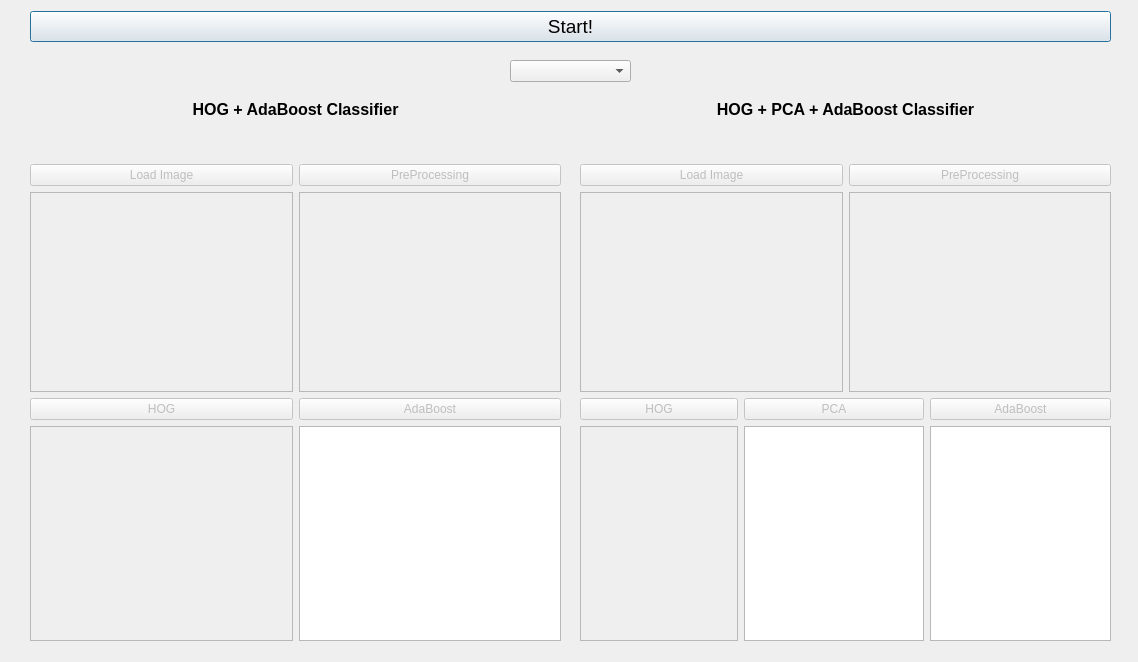
<?xml version="1.0" encoding="UTF-8"?>
<ui version="4.0">
 <class>Dialog</class>
 <widget class="QDialog" name="Dialog">
  <property name="geometry">
   <rect>
    <x>0</x>
    <y>0</y>
    <width>1138</width>
    <height>662</height>
   </rect>
  </property>
  <property name="sizePolicy">
   <sizepolicy hsizetype="Expanding" vsizetype="Expanding">
    <horstretch>0</horstretch>
    <verstretch>0</verstretch>
   </sizepolicy>
  </property>
  <property name="maximumSize">
   <size>
    <width>1205</width>
    <height>921</height>
   </size>
  </property>
  <property name="windowTitle">
   <string>Dialog</string>
  </property>
  <widget class="QWidget" name="verticalLayoutWidget_2">
   <property name="geometry">
    <rect>
     <x>30</x>
     <y>10</y>
     <width>1081</width>
     <height>33</height>
    </rect>
   </property>
   <layout class="QVBoxLayout" name="trainLayout">
    <item>
     <widget class="QPushButton" name="trainButton">
      <property name="font">
       <font>
        <pointsize>14</pointsize>
       </font>
      </property>
      <property name="text">
       <string>Start!</string>
      </property>
     </widget>
    </item>
   </layout>
  </widget>
  <widget class="QWidget" name="verticalLayoutWidget_9">
   <property name="geometry">
    <rect>
     <x>580</x>
     <y>100</y>
     <width>531</width>
     <height>541</height>
    </rect>
   </property>
   <layout class="QVBoxLayout" name="HOG_PCA_AdaBoost__Classifier_Label">
    <item>
     <widget class="QLabel" name="judul_hogpcaAdaBoost">
      <property name="font">
       <font>
        <pointsize>12</pointsize>
        <weight>75</weight>
        <bold>true</bold>
       </font>
      </property>
      <property name="text">
       <string>HOG + PCA + AdaBoost Classifier</string>
      </property>
      <property name="alignment">
       <set>Qt::AlignCenter</set>
      </property>
     </widget>
    </item>
    <item>
     <widget class="QLabel" name="param_hogpcaAdaBoost">
      <property name="font">
       <font>
        <pointsize>8</pointsize>
        <weight>75</weight>
        <bold>true</bold>
       </font>
      </property>
      <property name="text">
       <string/>
      </property>
      <property name="alignment">
       <set>Qt::AlignCenter</set>
      </property>
     </widget>
    </item>
    <item>
     <widget class="QLabel" name="hasil_hogpcaAdaBoost">
      <property name="font">
       <font>
        <weight>75</weight>
        <italic>false</italic>
        <bold>true</bold>
       </font>
      </property>
      <property name="text">
       <string/>
      </property>
      <property name="alignment">
       <set>Qt::AlignCenter</set>
      </property>
     </widget>
    </item>
    <item>
     <layout class="QGridLayout" name="gridLayout_3">
      <item row="2" column="0">
       <widget class="QLabel" name="hogView_hogpcaAdaBoost">
        <property name="sizePolicy">
         <sizepolicy hsizetype="Expanding" vsizetype="Expanding">
          <horstretch>0</horstretch>
          <verstretch>0</verstretch>
         </sizepolicy>
        </property>
        <property name="minimumSize">
         <size>
          <width>158</width>
          <height>0</height>
         </size>
        </property>
        <property name="maximumSize">
         <size>
          <width>16777215</width>
          <height>16777215</height>
         </size>
        </property>
        <property name="layoutDirection">
         <enum>Qt::LeftToRight</enum>
        </property>
        <property name="autoFillBackground">
         <bool>true</bool>
        </property>
        <property name="frameShape">
         <enum>QFrame::StyledPanel</enum>
        </property>
        <property name="frameShadow">
         <enum>QFrame::Sunken</enum>
        </property>
        <property name="text">
         <string/>
        </property>
        <property name="alignment">
         <set>Qt::AlignCenter</set>
        </property>
       </widget>
      </item>
      <item row="1" column="1">
       <widget class="QPushButton" name="pcaButton_hogpcaAdaBoost">
        <property name="enabled">
         <bool>false</bool>
        </property>
        <property name="text">
         <string>PCA</string>
        </property>
       </widget>
      </item>
      <item row="2" column="2">
       <widget class="QListWidget" name="faceClassList_hogpcaAdaBoost">
        <property name="minimumSize">
         <size>
          <width>158</width>
          <height>0</height>
         </size>
        </property>
        <property name="layoutDirection">
         <enum>Qt::LeftToRight</enum>
        </property>
       </widget>
      </item>
      <item row="2" column="1">
       <widget class="QListWidget" name="pcaViewList_hogpcaAdaBoost">
        <property name="sizePolicy">
         <sizepolicy hsizetype="Expanding" vsizetype="Expanding">
          <horstretch>0</horstretch>
          <verstretch>0</verstretch>
         </sizepolicy>
        </property>
        <property name="minimumSize">
         <size>
          <width>158</width>
          <height>0</height>
         </size>
        </property>
        <property name="layoutDirection">
         <enum>Qt::LeftToRight</enum>
        </property>
        <property name="autoFillBackground">
         <bool>true</bool>
        </property>
        <property name="frameShape">
         <enum>QFrame::StyledPanel</enum>
        </property>
       </widget>
      </item>
      <item row="1" column="0">
       <widget class="QPushButton" name="hogButton_hogpcaAdaBoost">
        <property name="enabled">
         <bool>false</bool>
        </property>
        <property name="text">
         <string>HOG</string>
        </property>
       </widget>
      </item>
      <item row="1" column="2">
       <widget class="QPushButton" name="adaboostButton_hogpcaAdaBoost">
        <property name="enabled">
         <bool>false</bool>
        </property>
        <property name="text">
         <string>AdaBoost</string>
        </property>
       </widget>
      </item>
      <item row="0" column="0" colspan="3">
       <layout class="QGridLayout" name="gridLayout_2">
        <item row="0" column="0">
         <layout class="QVBoxLayout" name="loadImageLayout_2">
          <item>
           <widget class="QPushButton" name="loadImageButton_hogpcaAdaBoost">
            <property name="enabled">
             <bool>false</bool>
            </property>
            <property name="text">
             <string>Load Image</string>
            </property>
           </widget>
          </item>
          <item>
           <widget class="QLabel" name="loadImageView_hogpcaAdaBoost">
            <property name="sizePolicy">
             <sizepolicy hsizetype="Expanding" vsizetype="Expanding">
              <horstretch>0</horstretch>
              <verstretch>0</verstretch>
             </sizepolicy>
            </property>
            <property name="minimumSize">
             <size>
              <width>0</width>
              <height>200</height>
             </size>
            </property>
            <property name="autoFillBackground">
             <bool>true</bool>
            </property>
            <property name="frameShape">
             <enum>QFrame::StyledPanel</enum>
            </property>
            <property name="frameShadow">
             <enum>QFrame::Sunken</enum>
            </property>
            <property name="text">
             <string/>
            </property>
            <property name="alignment">
             <set>Qt::AlignCenter</set>
            </property>
           </widget>
          </item>
         </layout>
        </item>
        <item row="0" column="1">
         <layout class="QVBoxLayout" name="preProcessingLayout_2">
          <item>
           <widget class="QPushButton" name="preProcessingButton_hogpcaAdaBoost">
            <property name="enabled">
             <bool>false</bool>
            </property>
            <property name="text">
             <string>PreProcessing</string>
            </property>
           </widget>
          </item>
          <item>
           <widget class="QLabel" name="preProcessingView_hogpcaAdaBoost">
            <property name="enabled">
             <bool>true</bool>
            </property>
            <property name="sizePolicy">
             <sizepolicy hsizetype="Expanding" vsizetype="Expanding">
              <horstretch>0</horstretch>
              <verstretch>0</verstretch>
             </sizepolicy>
            </property>
            <property name="minimumSize">
             <size>
              <width>0</width>
              <height>200</height>
             </size>
            </property>
            <property name="autoFillBackground">
             <bool>true</bool>
            </property>
            <property name="frameShape">
             <enum>QFrame::StyledPanel</enum>
            </property>
            <property name="frameShadow">
             <enum>QFrame::Sunken</enum>
            </property>
            <property name="text">
             <string/>
            </property>
            <property name="alignment">
             <set>Qt::AlignCenter</set>
            </property>
           </widget>
          </item>
         </layout>
        </item>
       </layout>
      </item>
     </layout>
    </item>
   </layout>
  </widget>
  <widget class="QWidget" name="verticalLayoutWidget_8">
   <property name="geometry">
    <rect>
     <x>30</x>
     <y>100</y>
     <width>531</width>
     <height>541</height>
    </rect>
   </property>
   <layout class="QVBoxLayout" name="HOG_AdaBoost__Classifier_Label">
    <item>
     <widget class="QLabel" name="judul_hogAdaBoost">
      <property name="enabled">
       <bool>true</bool>
      </property>
      <property name="font">
       <font>
        <pointsize>12</pointsize>
        <weight>75</weight>
        <bold>true</bold>
       </font>
      </property>
      <property name="midLineWidth">
       <number>1</number>
      </property>
      <property name="text">
       <string>HOG + AdaBoost Classifier</string>
      </property>
      <property name="alignment">
       <set>Qt::AlignCenter</set>
      </property>
     </widget>
    </item>
    <item>
     <widget class="QLabel" name="param_hogAdaBoost">
      <property name="font">
       <font>
        <pointsize>8</pointsize>
        <weight>75</weight>
        <bold>true</bold>
       </font>
      </property>
      <property name="text">
       <string/>
      </property>
      <property name="alignment">
       <set>Qt::AlignCenter</set>
      </property>
     </widget>
    </item>
    <item>
     <widget class="QLabel" name="hasil_hogAdaBoost">
      <property name="font">
       <font>
        <weight>75</weight>
        <italic>false</italic>
        <bold>true</bold>
       </font>
      </property>
      <property name="text">
       <string/>
      </property>
      <property name="alignment">
       <set>Qt::AlignCenter</set>
      </property>
     </widget>
    </item>
    <item>
     <layout class="QGridLayout" name="gridLayout">
      <item row="0" column="0">
       <layout class="QVBoxLayout" name="loadImageLayout">
        <item>
         <widget class="QPushButton" name="loadImageButton_hogAdaBoost">
          <property name="enabled">
           <bool>false</bool>
          </property>
          <property name="text">
           <string>Load Image</string>
          </property>
         </widget>
        </item>
        <item>
         <widget class="QLabel" name="loadImageView_hogAdaBoost">
          <property name="sizePolicy">
           <sizepolicy hsizetype="Expanding" vsizetype="Expanding">
            <horstretch>0</horstretch>
            <verstretch>0</verstretch>
           </sizepolicy>
          </property>
          <property name="minimumSize">
           <size>
            <width>0</width>
            <height>200</height>
           </size>
          </property>
          <property name="maximumSize">
           <size>
            <width>16777215</width>
            <height>200</height>
           </size>
          </property>
          <property name="autoFillBackground">
           <bool>true</bool>
          </property>
          <property name="frameShape">
           <enum>QFrame::StyledPanel</enum>
          </property>
          <property name="frameShadow">
           <enum>QFrame::Sunken</enum>
          </property>
          <property name="text">
           <string/>
          </property>
          <property name="alignment">
           <set>Qt::AlignCenter</set>
          </property>
         </widget>
        </item>
        <item>
         <widget class="QPushButton" name="hogButton_hogAdaBoost">
          <property name="enabled">
           <bool>false</bool>
          </property>
          <property name="text">
           <string>HOG</string>
          </property>
         </widget>
        </item>
        <item>
         <widget class="QLabel" name="hogView_hogAdaBoost">
          <property name="sizePolicy">
           <sizepolicy hsizetype="Expanding" vsizetype="Expanding">
            <horstretch>0</horstretch>
            <verstretch>0</verstretch>
           </sizepolicy>
          </property>
          <property name="maximumSize">
           <size>
            <width>16777215</width>
            <height>16777215</height>
           </size>
          </property>
          <property name="layoutDirection">
           <enum>Qt::LeftToRight</enum>
          </property>
          <property name="autoFillBackground">
           <bool>true</bool>
          </property>
          <property name="frameShape">
           <enum>QFrame::StyledPanel</enum>
          </property>
          <property name="frameShadow">
           <enum>QFrame::Sunken</enum>
          </property>
          <property name="text">
           <string/>
          </property>
          <property name="alignment">
           <set>Qt::AlignCenter</set>
          </property>
         </widget>
        </item>
       </layout>
      </item>
      <item row="0" column="1">
       <layout class="QVBoxLayout" name="preProcessingLayout">
        <item>
         <widget class="QPushButton" name="preProcessingButton_hogAdaBoost">
          <property name="enabled">
           <bool>false</bool>
          </property>
          <property name="text">
           <string>PreProcessing</string>
          </property>
         </widget>
        </item>
        <item>
         <widget class="QLabel" name="preProcessingView_hogAdaBoost">
          <property name="enabled">
           <bool>true</bool>
          </property>
          <property name="sizePolicy">
           <sizepolicy hsizetype="Expanding" vsizetype="Expanding">
            <horstretch>0</horstretch>
            <verstretch>0</verstretch>
           </sizepolicy>
          </property>
          <property name="minimumSize">
           <size>
            <width>0</width>
            <height>200</height>
           </size>
          </property>
          <property name="maximumSize">
           <size>
            <width>16777215</width>
            <height>200</height>
           </size>
          </property>
          <property name="autoFillBackground">
           <bool>true</bool>
          </property>
          <property name="frameShape">
           <enum>QFrame::StyledPanel</enum>
          </property>
          <property name="frameShadow">
           <enum>QFrame::Sunken</enum>
          </property>
          <property name="text">
           <string/>
          </property>
          <property name="alignment">
           <set>Qt::AlignCenter</set>
          </property>
         </widget>
        </item>
        <item>
         <widget class="QPushButton" name="adaboostButton_hogAdaBoost">
          <property name="enabled">
           <bool>false</bool>
          </property>
          <property name="text">
           <string>AdaBoost</string>
          </property>
         </widget>
        </item>
        <item>
         <widget class="QListWidget" name="faceClassList_hogAdaBoost">
          <property name="layoutDirection">
           <enum>Qt::LeftToRight</enum>
          </property>
         </widget>
        </item>
       </layout>
      </item>
     </layout>
    </item>
   </layout>
  </widget>
  <widget class="QComboBox" name="datasetComboBox">
   <property name="geometry">
    <rect>
     <x>510</x>
     <y>60</y>
     <width>121</width>
     <height>22</height>
    </rect>
   </property>
  </widget>
 </widget>
 <resources/>
 <connections/>
</ui>
